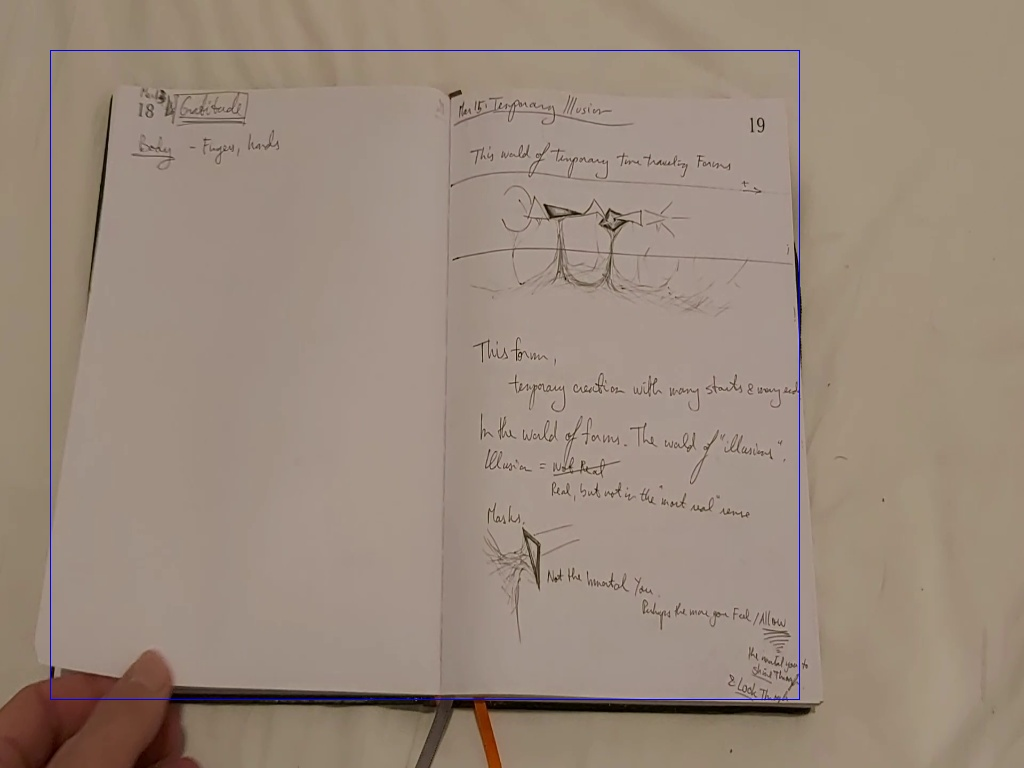
//> input picture FeatureMatching3_JournalImager/MainProject/0.jpg, 1024 x 768 px, given in place of journaltest1.mp4, which was not available
$ ./main   (built with g++ and OpenCV 4)
//> lines starting //> are read from the running program, lines starting //| are printed output that depends on the picture; after the words box and inside, x2 and y2 are one past the last pixel; in counts of white or black regions, pixels touching at a corner belong together; pictures that were not available may be replaced by others from this repository, and a replacement may not be noted
### FeatureMatching3_JournalImager/MainProject/image_checkers.cpp
#include <opencv2/opencv.hpp>
#include <iostream>
#include <vector>
using namespace cv;
using namespace std;

// Abstract base class
class ImageChecker {
public:

    //virtual void computeKeypointStats(const vector<KeyPoint>& kps) const = 0;
    //virtual void compareKeypointStats(const vector<KeyPoint>& kp1, const vector<KeyPoint>& kp2) const = 0;
    virtual bool compareKeypointStats(const vector<KeyPoint>& kp1, const vector<KeyPoint>& kp2, const cv::Mat* img1 = nullptr, const cv::Mat* img2 = nullptr) const = 0;

    virtual ~ImageChecker() = default; // Always good practice in polymorphic base classes
};

// Derived class implementing centroid-based comparison
class ImageChecker_GlobalCentroid : public ImageChecker {
public:
    struct KeypointStats {
        Point2f mean;
        Point2f stddev;
    };

    // [37 lines left out: functions computeKeypointStats, compareKeypointStats, not called in this run]
};

/***

class ImageChecker_TEST : public ImageChecker {
public:

    void compareKeypointStats(const vector<KeyPoint>& kp1, const vector<KeyPoint>& kp2) const override {
    }
};

****/

class ImageChecker_DensityGrid : public ImageChecker {
public:


    // Compute normalized 2D histogram (keypoint density map)
    cv::Mat keypointDensity(const std::vector<cv::KeyPoint>& keypoints,
        int imgWidth, int imgHeight,
        int gridX = 10, int gridY = 10) const
    {
        cv::Mat hist = cv::Mat::zeros(gridY, gridX, CV_32F);

        // add points to the griddified bins - this essentially makes a histogram
        for (const auto& kp : keypoints) {
            int xbin = int((kp.pt.x / imgWidth) * gridX);
            int ybin = int((kp.pt.y / imgHeight) * gridY);
            if (xbin >= gridX)  xbin = gridX - 1;
            if (ybin >= gridY)  ybin = gridY - 1;
            hist.at<float>(ybin, xbin) += 1.0f;
        }

        // Normalize so total sum = 1
        hist /= (float)keypoints.size();

        return hist;
    }


    bool compareKeypointStats(const vector<KeyPoint>& kp1, const vector<KeyPoint>& kp2, const cv::Mat* img1 = nullptr, const cv::Mat* img2 = nullptr) const override {

        // Compute grid histograms
        int gridSize = 10;
        Mat h1 = keypointDensity(kp1, img1->cols, img1->rows, gridSize, gridSize);
        Mat h2 = keypointDensity(kp2, img2->cols, img2->rows, gridSize, gridSize);

        // Compare distributions (Cosine similarity)
        double dotProd = h1.dot(h2);
        double norm1 = norm(h1);
        double norm2 = norm(h2);
        double cosineSim = dotProd / (norm1 * norm2 + 1e-8);

        // You could also use correlation or Chi-square if you prefer:
        // double corr = compareHist(h1, h2, HISTCMP_CORREL);
        // double chi2 = compareHist(h1, h2, HISTCMP_CHISQR);

        cout << "Cosine similarity: " << cosineSim << endl;

        bool samePage = cosineSim > 0.7f;


        // Optional: visualize histograms as heatmaps
        Mat vis1, vis2;
        normalize(h1, vis1, 0, 255, NORM_MINMAX);
        normalize(h2, vis2, 0, 255, NORM_MINMAX);
        vis1.convertTo(vis1, CV_8U);
        vis2.convertTo(vis2, CV_8U);
        resize(vis1, vis1, Size(100, 100));
        resize(vis2, vis2, Size(100, 100));
        imshow("Density1", vis1);
        imshow("Density2", vis2);

        return samePage;
    }
};

### FeatureMatching3_JournalImager/MainProject/main.cpp
/******
JOURNAL PAGE EXTRACTOR FROM VIDEO OF FLIPPING PAGES

The way it's supopsed to work:
- detect a clean page and train a set of keypoints on it
- as the next frames go by, see if the next frames are of the same page or not (based on keypoints check)
- if detected new page, save the old one and train on the new one

***/

#include <opencv2/opencv.hpp>
#include <iostream>
#include <chrono>

#include "image_checkers.cpp"

using namespace cv;
using namespace std;

// =======================
// Helper Functions
// =======================

// Get current time in milliseconds
// [4 lines left out: function getTimeMS, not called in this run]


// Crop and convert page region to grayscale
Mat capturePageRegion(const Mat& frame, const Rect& area) {
    Mat cropped = frame(area);//.clone();
    Mat gray;
    cvtColor(cropped, gray, COLOR_RGB2GRAY);
    return gray;
}


// Detect features and compute descriptors
void detectFeatures(
    const Mat& img, Ptr<FeatureDetector>& detector,
    vector<KeyPoint>& keypoints, Mat& descriptors) {

    keypoints.clear();
    detector->detect(img, keypoints);

    //detector->detectAndCompute(img, noArray(), keypoints, descriptors);

    cout << "DETECTED FEATURES num = " << to_string(keypoints.size());
}

void trainOnCurrentFrame(
    Mat& trainedPageImage,
    const Mat& frame, Rect& pageRegion,
    Ptr<FeatureDetector>& featureDetector,
    vector<KeyPoint>& trainedKeypoints, Mat& trainedDescriptors) {

    cout << endl << "TRAINING" << endl;
    trainedPageImage = capturePageRegion(frame, pageRegion);
    detectFeatures(trainedPageImage, featureDetector, trainedKeypoints, trainedDescriptors);
}

// Filter KNN matches using Lowe's ratio test
// [10 lines left out: function filterMatches, not called in this run]

// Draw rectangle around page region
void drawPageArea(Mat& frame, const Rect& area, Scalar color) {
    rectangle(frame, area, color, 2);
}

// Save new page image and update descriptors
// [17 lines left out: functions saveNewPage, to_string2, not called in this run]

// text to be displayed on the image frame
String statusText = "";
// Adds to the status text that's already on the screen
void addStatusText(Mat& frame, String appendText) {
    statusText += appendText;
    putText(frame, statusText,
        Point(50, 40), FONT_HERSHEY_SIMPLEX, 0.4, 0);
}

// Grab the next frame at the current keyboardTime
// Returns false if the frame is empty (end of video), true otherwise
bool grabFrame(VideoCapture& cap, long videoTime, Mat& frame, int width = 1024, int height = 768) {
    long msecsNow = videoTime;
    cap.set(CAP_PROP_POS_MSEC, msecsNow);
    cout << msecsNow << "::";

    cap.read(frame);

    if (frame.empty()) {
        cout << "error: videocapture got empty frame" << endl;
        return false; // signal that video ended
    }

    resize(frame, frame, Size(width, height), INTER_LINEAR);
    statusText = "";

    addStatusText(frame, "Time: " + std::to_string(msecsNow));

    return true;
}

// [36 lines left out: function areImagesSimilar, not called in this run]


// =======================
// Main Program
// =======================
int main() {

    // Load video
    VideoCapture cap("..\\videos\\journaltest1.mp4");
    if (!cap.isOpened()) {
        cerr << "ERROR! Unable to open video file\n";
        return -1;
    }

    // Define page region in the video
    Rect pageRegion(50, 50, 800, 700); // x, y, width, height

    // Initialize detector and matcher
    //Ptr<FeatureDetector> featureDetector = SIFT::create();
    //Ptr<DescriptorMatcher> matcher = DescriptorMatcher::create(DescriptorMatcher::FLANNBASED);

    /**
    // Create a FAST detector
    // Arguments: threshold, nonmaxSuppression, type
    Ptr<FeatureDetector> featureDetector = FastFeatureDetector::create(
        25,                 // intensity threshold
        true,               // enable nonmax suppression (recommended)
        FastFeatureDetector::TYPE_9_16  // circle of 16 pixels, using 9 for test
    );
    **/

    Ptr<FeatureDetector> featureDetector = ORB::create();
    //Ptr<DescriptorMatcher> matcher = BFMatcher::create(NORM_HAMMING2, false);

    // Training page descriptors
    vector<KeyPoint> trainedKeypoints;
    Mat trainedDescriptors;

    // Variables for live frame
    vector<KeyPoint> camKeypoints;
    Mat camDescriptors;
    Mat frame;

    // GUI flags
    bool gui_showPageArea = true;
    bool gui_showAllCamFeatures = false;

    // Page training / state
    bool initialPageSet = false;
    int imagesSaved = 0;
    //int lastNumMatches = 0;


    // TIMING

    bool autoForward = true; // if true, will not wait for keys

    const int skipTime = 500; // ms between frames to skip
    long videoTime = 0; // initial start time; and then used to track current time
    //long startTime = getTimeMS();
    long lastProcessedTime = -1;


    cout << "Press SPACE to set initial page, 'a'/'s' to rewind/forward, '1'/'2' to toggle displays, ESC to quit." << endl;

    Mat trainedPageImage;
    Mat currentMatchedImage;

    vector<vector<DMatch>> knnMatches;
    vector<DMatch> goodMatches;


    bool firstFrame = true;
    bool lastFrameWasSameAsPrev = false;

    // grab first frame
    grabFrame(cap, videoTime, frame);
//> in grabFrame, frame is the input picture: 768 rows x 1024 cols, CV_8UC3; mean B, G, R 123.6, 137.3, 154

    while (true) {


        // ---- Handle keyboard input ----
        char key = (char)waitKey(autoForward ? 1 : 10);
//> the key 'a' is pressed
//> in capturePageRegion, `cvtColor(cropped, gray, COLOR_RGB2GRAY);`:
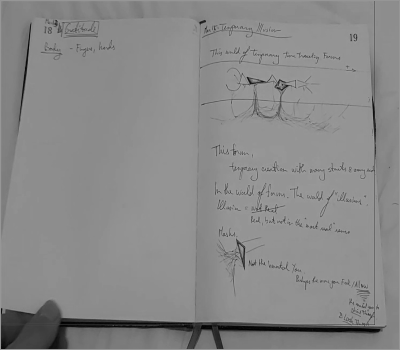
//> gray: 700 rows x 800 cols, CV_8UC1 (shown at 1/2 size); min 0, max 185, mean 136.4
//> in detectFeatures, `detector->detect(img, keypoints);`: keypoints = 500 keypoints; strongest (x, y, size): (470, 302, 31), (471, 304, 31), (495, 155, 31), (559, 159, 31)
//| DETECTED FEATURES num = 500
//> `detectFeatures(currentMatchedImage, featureDetector, camKeypoints, cam..`: camKeypoints has the same summary as keypoints in detectFeatures
//> the loop in keypointDensity, `for (const auto& kp : keypoints)` made 500 passes
//> in compareKeypointStats, `double dotProd = h1.dot(h2);`: dotProd = nan
//> in compareKeypointStats, `double norm1 = norm(h1);`: norm1 = 0.229
//> in compareKeypointStats, `double norm2 = norm(h2);`: norm2 = nan
//| Cosine similarity: -nan
//> in compareKeypointStats, `bool samePage = cosineSim > 0.7f;`: samePage = false
//> in compareKeypointStats, `resize(vis1, vis1, Size(100, 100));`:
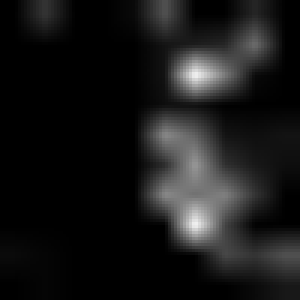
//> vis1: 100 rows x 100 cols, CV_8UC1 (shown 3 times larger); min 0, max 239, mean 24
//> `bool isSamePage = checker->compareKeypointStats(camKeypoints, trainedK..`: trainedKeypoints = 0 keypoints; isSamePage = false
//| isSamePage:0 lastSameAsPrev:0 FF:1
//> call 2 of capturePageRegion, with area = Rect(50, 50, 800, 700)
//> in capturePageRegion (call 2), `Mat cropped = frame(area);`:
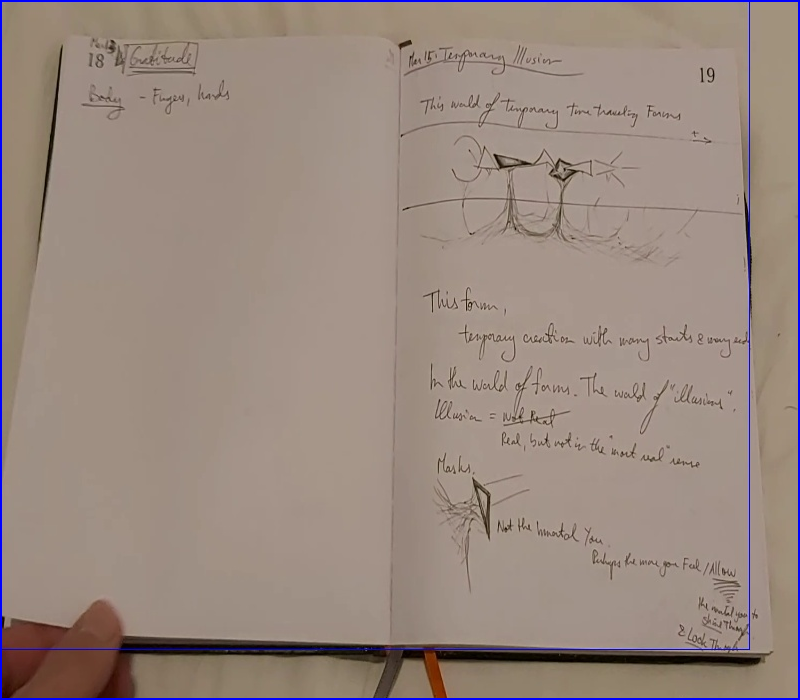
//> cropped: 700 rows x 800 cols, CV_8UC3; mean B, G, R 127.7, 136.3, 152.7
//| DETECTED FEATURES num = 500
//> in trainOnCurrentFrame, `detectFeatures(trainedPageImage, featureDetector, trainedKeypoints, tr..`: trainedKeypoints has the same summary as keypoints in detectFeatures
//> `trainOnCurrentFrame(trainedPageImage, frame, pageRegion, featureDetect..`: trainedKeypoints has the same summary as keypoints in detectFeatures
//> `imwrite(std::to_string(imagesSaved++) + ".jpg", frame);`: imagesSaved = 1
//> call 3 of drawPageArea, with area = Rect(50, 50, 800, 700), color = Scalar(0, 0, 255)
//> in drawPageArea (call 3), `rectangle(frame, area, color, 2);`:
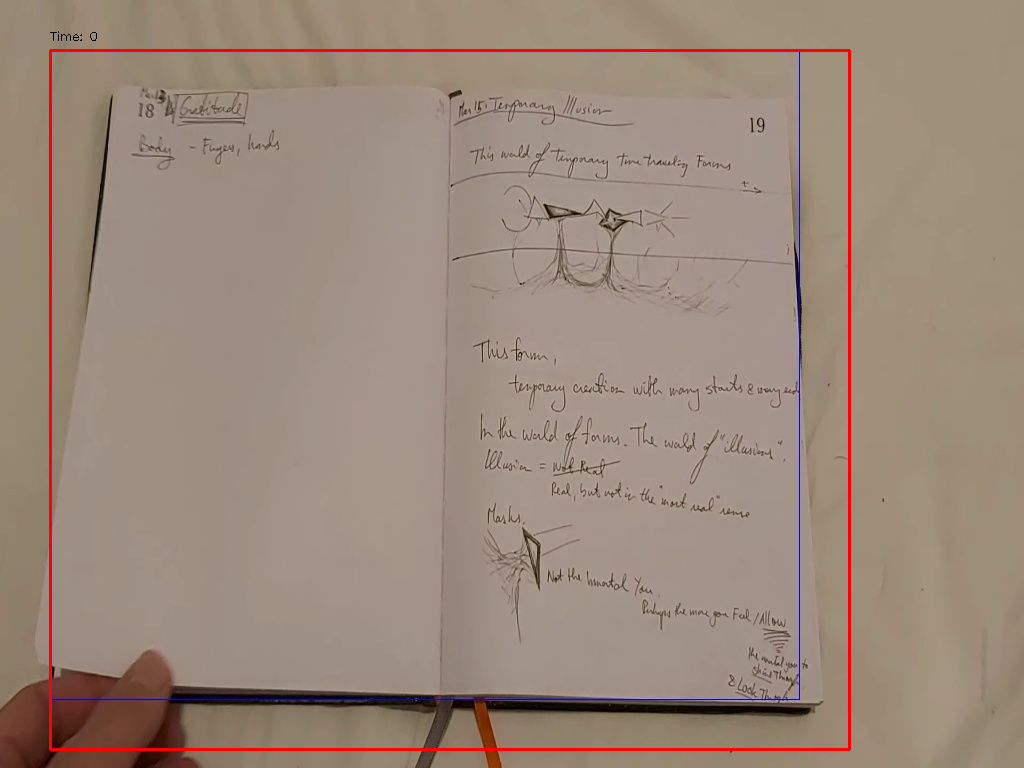
//> frame: 768 rows x 1024 cols, CV_8UC3; mean B, G, R 122.2, 136.1, 155.4
//> the key '1' is pressed
//> call 3 of capturePageRegion, with area = Rect(50, 50, 800, 700)
//> in capturePageRegion (call 3), `Mat cropped = frame(area);`:
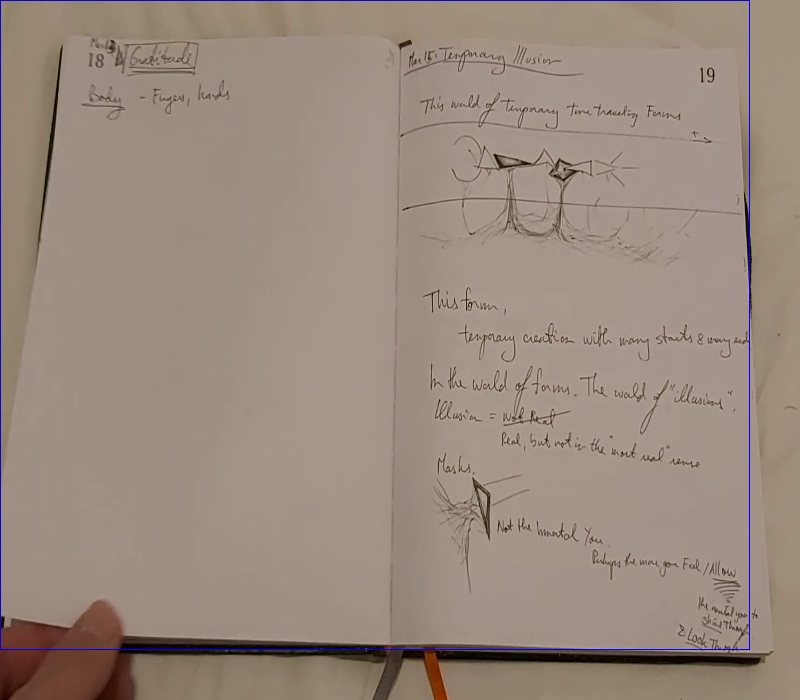
//> cropped: 700 rows x 800 cols, CV_8UC3; 1.07% of pixels changed, all inside (x1, y1, x2, y2) = (0, 0, 800, 700)
//> in detectFeatures (call 3), `keypoints.clear();`: keypoints = 0 keypoints
//> in detectFeatures (call 3), `detector->detect(img, keypoints);`: keypoints = 500 keypoints; strongest (x, y, size): (470, 302, 31), (471, 304, 31), (495, 155, 31), (559, 159, 31)
//| DETECTED FEATURES num = 500
//| Cosine similarity: 1
//> `bool isSamePage = checker->compareKeypointStats(camKeypoints, trainedK..`: isSamePage = true
//| isSamePage:1 lastSameAsPrev:1 FF:0
//> the key '2' is pressed
        if (key == 27) break; // ESC
        if (autoForward || key == 's') {
            videoTime += skipTime; if (!grabFrame(cap, videoTime, frame)) break;
        }
        if (key == 'a') { videoTime -= skipTime; if (!grabFrame(cap, videoTime, frame)) break;
        }
        if (key == '1') gui_showPageArea = !gui_showPageArea;
        if (key == '2') gui_showAllCamFeatures = !gui_showAllCamFeatures;
        if (key == 'd') imshow("Current", frame);

        // ---- Train a page ----
        if (key == ' ') {
            trainOnCurrentFrame(trainedPageImage, frame, pageRegion, featureDetector, trainedKeypoints, trainedDescriptors);
            lastProcessedTime = -1;
            cout << "** Initial page set **" << endl;
        }

        // ---- Draw GUI elements ----
        if (gui_showPageArea) drawPageArea(frame, pageRegion, Scalar(0, 255, 0));


        if (lastProcessedTime == videoTime) {
            // we didn't move the time, so do nothing
            //imshow("Journal", frame);
            continue;
        }


        // ---- Feature detection and page change check ----
        if (true) {

            lastProcessedTime = videoTime;
            cout << lastProcessedTime << " ";

            currentMatchedImage = capturePageRegion(frame, pageRegion);
            detectFeatures(currentMatchedImage, featureDetector, camKeypoints, camDescriptors);
//> in detectFeatures (call 4), `keypoints.clear();`: keypoints = 0 keypoints
//> in detectFeatures (call 4), `detector->detect(img, keypoints);`: keypoints = 500 keypoints; strongest (x, y, size): (470, 302, 31), (471, 304, 31), (495, 155, 31), (559, 159, 31)
//| DETECTED FEATURES num = 500


            // Match features

            cout << endl << "MATCHING... " << endl;


            // Show all camera features if enabled
            if (gui_showAllCamFeatures) {
                cv::Mat img1_with_kp, img2_with_kp;

                // Draw keypoints on each image separately
                cv::drawKeypoints(currentMatchedImage, camKeypoints, img1_with_kp, cv::Scalar::all(-1),
                    cv::DrawMatchesFlags::DEFAULT);
                cv::drawKeypoints(trainedPageImage, trainedKeypoints, img2_with_kp, cv::Scalar::all(-1),
                    cv::DrawMatchesFlags::DEFAULT);

                cv::Mat combined;
                cv::hconcat(img1_with_kp, img2_with_kp, combined);
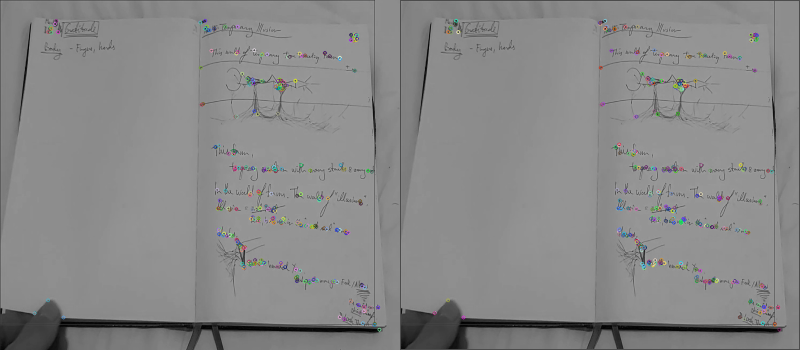
//> combined: 700 rows x 1600 cols, CV_8UC3 (shown at 1/2 size); mean B, G, R 135.8, 135.8, 135.8
                cv::imshow("Keypoints", combined);

            }
            if (false) { //gui_showAllCamFeatures) {
                //Mat output;
                //drawKeypoints(pageImage, camKeypoints, output, Scalar::all(-1), DrawMatchesFlags::DRAW_RICH_KEYPOINTS);
                //imshow("Camera Features", output);


                Mat img_matches;
                drawMatches(
                    currentMatchedImage, camKeypoints,
                    trainedPageImage, trainedKeypoints,
                    goodMatches,
                    img_matches, Scalar::all(-1),
                    Scalar::all(-1), std::vector<char>(), DrawMatchesFlags::NOT_DRAW_SINGLE_POINTS);

                imshow("Good Matches", img_matches);

            }

            // Analyze differences

            ImageChecker* checker = new ImageChecker_DensityGrid();
            bool isSamePage = checker->compareKeypointStats(camKeypoints, trainedKeypoints, &currentMatchedImage, &trainedPageImage);
//| Cosine similarity: 1

            if (isSamePage) {
                cout << "-> Likely same page.\n";
            }
            else {
                cout << "-> Likely different page.\n";
            }

            if (!isSamePage) drawPageArea(frame, pageRegion, Scalar(255, 0, 0));


            // Now smartly track what we've been seeing

            cout << "isSamePage:" << isSamePage << " lastSameAsPrev:" << lastFrameWasSameAsPrev << " FF:" << firstFrame << endl;
//| isSamePage:1 lastSameAsPrev:1 FF:0
//> the Esc key is pressed

            if ((firstFrame) ||
                (isSamePage && !lastFrameWasSameAsPrev)) {

                // we've just stabilized on a new page:
                // is same as the previous frame, but we've been in a period of unmatched pages

                // retrain on this because it's usually more stable
                trainOnCurrentFrame(trainedPageImage, frame, pageRegion, featureDetector, trainedKeypoints, trainedDescriptors);
                lastProcessedTime = videoTime;

                // TODO: SAVE IT BECAUSE THIS IS GOOD
                cout << endl << "-------------- GOOD PAGE ------------------" << endl;
                cout << "-------------- GOOD PAGE ------------------" << endl;

                imwrite(std::to_string(imagesSaved++) + ".jpg", frame);


                drawPageArea(frame, pageRegion, Scalar(0, 0, 255));

                isSamePage = true; // set it so we skip through the next if statement
            }


            if (isSamePage) {
                lastFrameWasSameAsPrev = true;

            }
            else {
                // we're going to train on this so we can see when it becomes stable
                trainOnCurrentFrame(trainedPageImage, frame, pageRegion, featureDetector, trainedKeypoints, trainedDescriptors);
                lastProcessedTime = videoTime;

                lastFrameWasSameAsPrev = false;
            }
        }

        firstFrame = false;

        // ---- Show live video ----
        imshow("Journal3", frame);
        cout << "REDRAW" << endl;
    }

    return 0;
}
